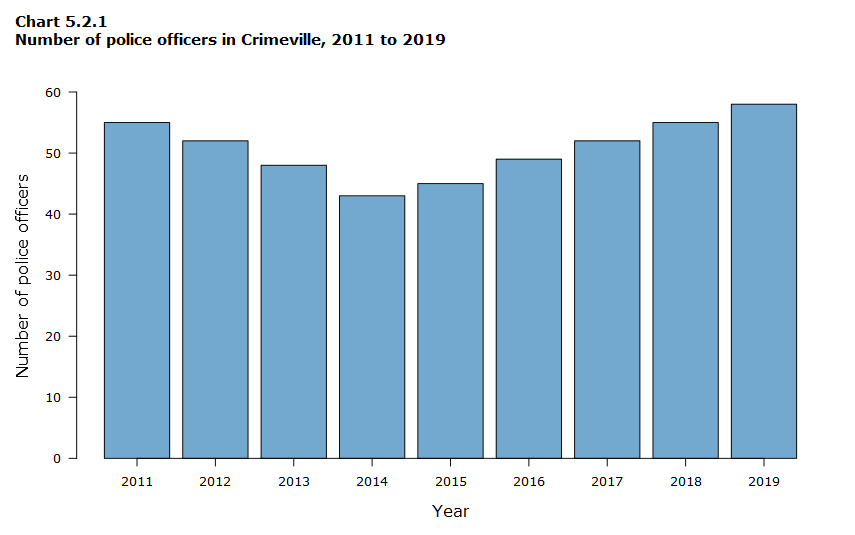
#> input picture bar_charts/avgbar.png, 855 x 535 px; its folder holds only this picture in this run
$ jupyter execute --allow-errors LabelDetection.ipynb
#> lines starting #> are read from the running program, lines starting #| are printed output that depends on the picture; after the words box and inside, x2 and y2 are one past the last pixel; in counts of white or black regions, pixels touching at a corner belong together
#> further down, image is the input picture: shape (535, 855, 3); mean B, G, R 230.1, 215.3, 194.5
# Label Detection

## Axes Detection
This code gives a best estimate of the x and y axis (horizontal and vertical axes) for the plot/chart.

[cell 1]
import cv2, imutils, re, xlsxwriter, json
import matplotlib.pyplot as plt
import numpy as np
import pytesseract
from pathlib import Path
from matplotlib import rcParams
from pytesseract import Output

[cell 2]
# Directory of images to run the code on
img_dir = '../bar_charts'

# Directory to save the output images
save_dir = '../out'

#> (a cell that did not finish here is left out)

### Function to detect x-axis and y-axis for a plot

[cell 4]
def findMaxConsecutiveOnes(nums) -> int:
    count = maxCount = 0

    for i in range(len(nums)):
        if nums[i] == 1:
            count += 1
        else:
            maxCount = max(count, maxCount)
            count = 0

    return max(count, maxCount)

[cell 5]
def detectAxes(filepath, threshold=None, debug=False):
    if filepath is None:
        return None, None

    if threshold is None:
        threshold = 10

    image = cv2.imread(filepath)
    height, width, channels = image.shape

    gray = cv2.cvtColor(image, cv2.COLOR_BGR2GRAY)

    # Get the max-consecutive-ones for eah column in the bw image, and...
    # pick the "first" index that fall in [max - threshold, max + threshold]
    maxConsecutiveOnes = [findMaxConsecutiveOnes(gray[:, idx] < 200) for idx in range(width)]
    start_idx, maxindex, maxcount = 0, 0, max(maxConsecutiveOnes)
    while start_idx < width:
        if abs(maxConsecutiveOnes[start_idx] - maxcount) <= threshold:
            maxindex = start_idx
            break

        start_idx += 1

    yaxis = (maxindex, 0, maxindex, height)

    if debug:
        fig, ax = plt.subplots(1, 2)

        ax[0].imshow(image)

        ax[1].plot(maxConsecutiveOnes, color = 'k')
        ax[1].axhline(y = max(maxConsecutiveOnes) - 10, color = 'r', linestyle = 'dashed')
        ax[1].axhline(y = max(maxConsecutiveOnes) + 10, color = 'r', linestyle = 'dashed')
        ax[1].vlines(x = maxindex, ymin = 0.0, ymax = maxConsecutiveOnes[maxindex], color = 'b', linewidth = 4)

        plt.show()

    # Get the max-consecutive-ones for eah row in the bw image, and...
    # pick the "last" index that fall in [max - threshold, max + threshold]
    maxConsecutiveOnes = [findMaxConsecutiveOnes(gray[idx, :] < 200) for idx in range(height)]
    start_idx, maxindex, maxcount = 0, 0, max(maxConsecutiveOnes)
    while start_idx < height:
        if abs(maxConsecutiveOnes[start_idx] - maxcount) <= threshold:
            maxindex = start_idx

        start_idx += 1

    cv2.line(image, (0, maxindex), (width, maxindex),  (255, 0, 0), 2)
    xaxis = (0, maxindex, width, maxindex)

    if debug:
        rcParams['figure.figsize'] = 15, 8

        fig, ax = plt.subplots(1, 1)
        ax.imshow(image, aspect = 'auto')

    return xaxis, yaxis

### Here we try to get text from the image using pytesseract

[cell 6]
def getTextFromImage(filepath, bw=False, debug=False):
    pytesseract.pytesseract.tesseract_cmd = 'C:/Program Files/Tesseract-OCR/tesseract.exe'

    image_text = []

    image = cv2.imread(filepath)
    height, width, _ = image.shape

    if bw:
        hsv = cv2.cvtColor(image, cv2.COLOR_BGR2HSV)

        # define range of black color in HSV
        lower_val = np.array([0, 0, 0])
        upper_val = np.array([179, 255, 179])

        # Threshold the HSV image to get only black colors
        mask = cv2.inRange(hsv, lower_val, upper_val)

        # Bitwise-AND mask and original image
        res = cv2.bitwise_and(image, image, mask = mask)

        # invert the mask to get black letters on white background
        image = cv2.bitwise_not(mask)

    d = pytesseract.image_to_data(image, config = "-l eng --oem 1 --psm 11", output_type = Output.DICT)
    n_boxes = len(d['text'])

    # Pick only the positive confidence boxes
    for i in range(n_boxes):

        if int(d['conf'][i]) >= 0:

            text = d['text'][i].strip()
            (x, y, w, h) = (d['left'][i], d['top'][i], d['width'][i], d['height'][i])
            image_text.append((d['text'][i], (x, y, w, h)))

    if bw:
        image = cv2.imread(filepath)
        image_text = list(set(image_text))
        white_bg = 255 * np.ones_like(image)

        for text, (textx, texty, w, h) in image_text:
            roi = image[texty:texty + h, textx:textx + w]
            white_bg[texty:texty + h, textx:textx + w] = roi

        image_text = []
        d = pytesseract.image_to_data(white_bg, config = "-l eng --oem 1 --psm 11", output_type = Output.DICT)
        n_boxes = len(d['text'])

        # Pick only the positive confidence boxes
        for i in range(n_boxes):

            if int(d['conf'][i]) >= 0:

                text = d['text'][i].strip()
                (x, y, w, h) = (d['left'][i], d['top'][i], d['width'][i], d['height'][i])
                image_text.append((d['text'][i], (x, y, w, h)))

    # Remove all the duplicates in (text, box) pairs
    return list(set(image_text))

### This function is to calculate the probable x-labels, y-labels and legend text

Here is the logic for the same

1. X-labels

    a. Check only the text boxes which are below the x-axis(, and to the right of y-axis).

    b. Run a line sweep from x-axis to the bottom of the image, and check when the sweeping line intersects with the maximum            number of text boxes.

    c. This maximum intersection gives all the x-labels

2. Y-labels:

    a. Check only the text boxes which are to the left of y-axis(, and to the top of x-axis).

    b. Run a line sweep from left end of the image to the y-axis position, and check when the sweeping line intersects with the        maximum number of text boxes.

    c. This maximum intersection gives all the y-labels


3. Legend text:

    a. Check only the text boxes in the remaining region (right to the y-axis and top of x-axis)

    b. Only Consider text boxes which have non-numeric text

    c. Run the sweeping line algorithm twice now - Once in the x-direction and the second time in the y-direction

    d. The maximum intersections gives all the legend texts.

[cell 7]
# [97 lines left out: function getProbableLabels, not called in this run]

[cell 8]
# [15 lines left out: functions lineIntersectsRectX, lineIntersectsRectY, not called in this run]

[cell 9]
# [27 lines left out: function getTextFromImageArray, not called in this run]

[cell 10]
# [27 lines left out: function maskImageForwardPass, not called in this run]

[cell 11]
def maskImageBackwardPass(filepath, end_idx):
    if path.name.endswith('.png') or path.name.endswith('.jpg') or path.name.endswith('.jpeg'):

        filepath = img_dir + "/" + path.name
        image = cv2.imread(filepath)
        height, width, channels = image.shape

        gray = cv2.cvtColor(image, cv2.COLOR_BGR2GRAY)

        while end_idx > 0:
            if sum(gray[:, end_idx] < 200) == 0:
                break
            else:
                end_idx -= 1

        gray[:, end_idx:width] = 255

        return gray

## Writing to Excel workbook

[cell 12]
# [7 lines left out: function addToExcel, not called in this run]

[cell 13]
# [38 lines left out: function nearbyRectangle, not called in this run]

[cell 14]
# [71 lines left out: function mergeRects, not called in this run]

[cell 15]
# [25 lines left out: function getProbableYLabels, not called in this run]

[cell 16]
workbook = xlsxwriter.Workbook('../results/FigureLabels.xlsx')
# For writing to JSON file.
output_json = '../data/bar_text.json'
labels = {}

#> (the rest of this cell did not finish here and is left out)

#> in detectAxes, `gray = cv2.cvtColor(image, cv2.COLOR_BGR2GRAY)`:
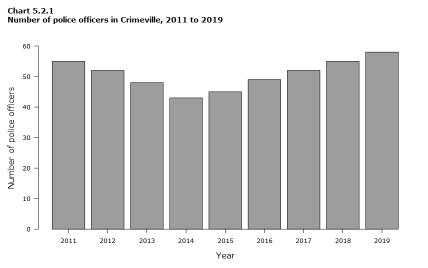
#> gray: shape (535, 855) (shown at 1/2 size); min 0, max 255, mean 210.6
#> the loop in detectAxes, `while start_idx < width:` made 77 passes
#> in detectAxes, `cv2.line(image, (0, maxindex), (width, maxindex),  (255, 0, 0), 2)`:
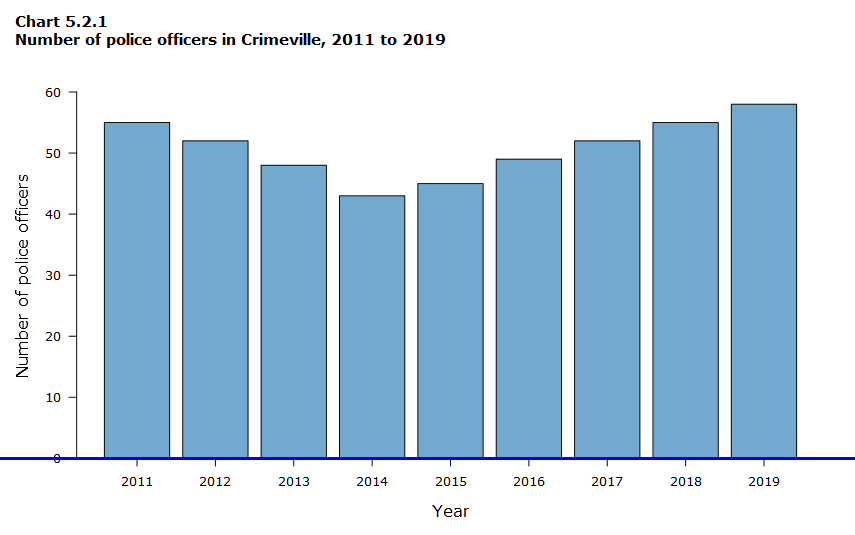
#> image: shape (535, 855, 3); 0.56% of pixels changed, all inside (x1, y1, x2, y2) = (0, 457, 855, 460)
#> the loop `for (x1, y1, x2, y2) in [xaxis]:` made 1 pass
#> (x1, y1, x2, y2) on pass 1: (0, 458, 855, 458)
#> the loop `for (x1, y1, x2, y2) in [yaxis]:` made 1 pass
#> (x1, y1, x2, y2) on pass 1: (76, 0, 76, 535)
        y_text, y_labels = [], []

        for (x1, y1, x2, y2) in [xaxis]:
            xaxis = (x1, y1, x2, y2)

        for (x1, y1, x2, y2) in [yaxis]:
            yaxis = (x1, y1, x2, y2)

        rcParams['figure.figsize'] = 15, 4
        fig, ax = plt.subplots(1, 3)

        # Make a backward pass to skip the ticks
        gray = maskImageBackwardPass(filepath, yaxis[0])
#| number of contours:  0

        # Processing the image so that the contours are drawn to labels and text
        ret, thresh = cv2.threshold(gray, 0, 255,cv2.THRESH_OTSU | cv2.THRESH_BINARY_INV)
        rect_kernel = cv2.getStructuringElement(cv2.MORPH_RECT, (1, 15))
        thresh = cv2.dilate(thresh, rect_kernel, iterations = 1)
        rect_kernel = cv2.getStructuringElement(cv2.MORPH_RECT, (5, 1))
        thresh = cv2.dilate(thresh, rect_kernel, iterations = 1)

        contours = cv2.findContours(thresh, cv2.RETR_EXTERNAL, cv2.CHAIN_APPROX_SIMPLE)
        contours = contours[0] if len(contours) == 2 else contours[1]
        rects = [cv2.boundingRect(contour) for contour in contours]
        print("number of contours: ", len(contours))

        image_text = getTextFromImage(filepath, bw=True)
#> in getTextFromImage, `mask = cv2.inRange(hsv, lower_val, upper_val)`:
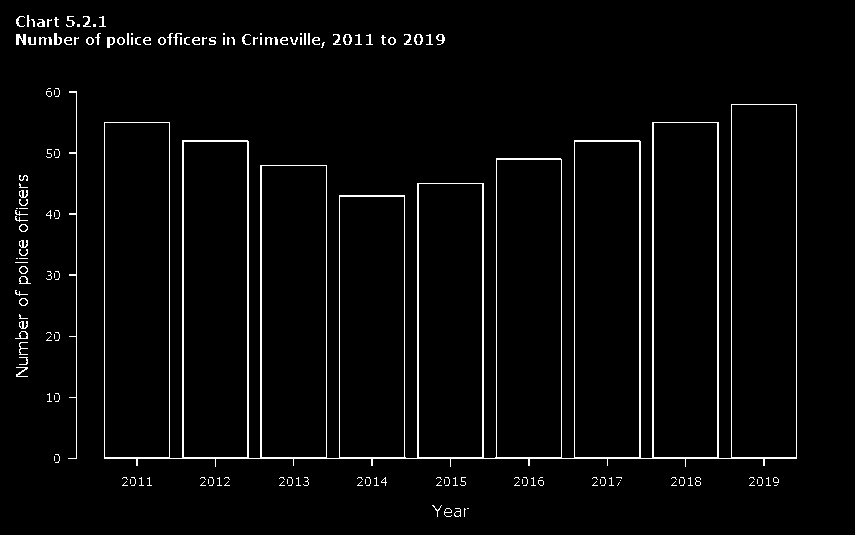
#> mask: shape (535, 855); 3.1% white in thin lines or dots, all inside (x1, y1, x2, y2) = (15, 15, 797, 517)
#> in getTextFromImage, `res = cv2.bitwise_and(image, image, mask = mask)`:
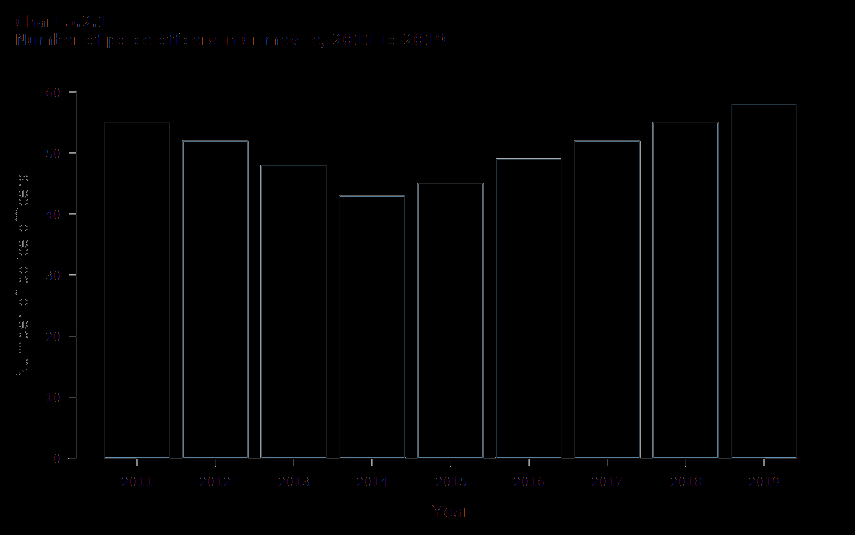
#> res: shape (535, 855, 3); mean B, G, R 2.2, 1.9, 1.7
        image, y_labels = getProbableYLabels(image, rects, xaxis, yaxis)
        white_bg = 255 * np.ones_like(gray.copy())

        for (textx, texty, w, h) in y_labels:
            roi = gray[texty:texty + h, textx:textx + w]
            white_bg[texty:texty + h, textx:textx + w] = roi

        # Get y-labels
        y_labels_list = getTextFromImageArray(white_bg, 'y-labels')
        ax[0].imshow(white_bg, aspect = 'auto')

        # Sort bounding rects by y coordinate
        def getYFromRect(item):
            return item[1][1]

        # Whiten y-labels and get y-text
        y_labels_list.sort(key = getYFromRect)
        y_labels = []
        for text, (textx, texty, w, h) in y_labels_list:
            roi = 255 * np.ones_like(gray[texty:texty + h, textx:textx + w])
            gray[texty:texty + h, textx:textx + w] = roi
            y_labels.append(text)

        y_text_list = getTextFromImageArray(gray, 'y-text')

        # Sort bounding rects by x coordinate
        def getXFromRect(item):
            return item[1][0]

        y_text_list.sort(key = getXFromRect)
        for text, (textx, texty, w, h) in y_text_list:
            y_text.append(text)

        # Get the remaining: x-labels and legends
        image_text = getTextFromImage(filepath, bw=True)
        image, x_labels, _, legends = getProbableLabels(image, image_text, xaxis, yaxis)

        # Write to Excel
        worksheet = workbook.add_worksheet()
        addToExcel("x-labels", x_labels, 1)
        addToExcel("y-text", y_text, 2)
        addToExcel("y-labels", y_labels, 3)
        addToExcel("legends", legends, 4)

        # Print the output here!
        print("file name    :  ", path.name)
        print("x-labels     :  ", x_labels)
        print("y-text       :  ", y_text)
        print("y-labels     :  ", y_labels)
        print("legends      :  ", legends, end = "\n\n")

        for (x1, y1, x2, y2) in [xaxis]:
            cv2.line(image, (x1, y1), (x2, y2),  (0, 0, 255), 2)

        for (x1, y1, x2, y2) in [yaxis]:
            cv2.line(image, (x1, y1), (x2, y2), (0, 255, 0), 2)

        for text, (textx, texty, w, h) in y_labels_list:
            cv2.rectangle(image, (textx, texty), (textx + w, texty + h), (255, 0, 255), 2)

        ax[1].imshow(gray, aspect = 'auto')
        ax[2].imshow(image, aspect = 'auto')

        # Insert the image
        worksheet.insert_image('B8', filepath)

        # JSON file
        labels[path.name] = []
        for text, (textx, texty, w, h) in y_text_list:
            labels[path.name].append([text, [textx, texty, w, h]])
        for text, (textx, texty, w, h) in y_labels_list:
            labels[path.name].append([text, [textx, texty, w, h]])


# Close the excel workbook!
workbook.close()

# Write the bounding boxes to a JSON file
with open(output_json, 'w') as json_file:
    json.dump(labels, json_file)

$ run again, on bar_charts/avgbar2.png
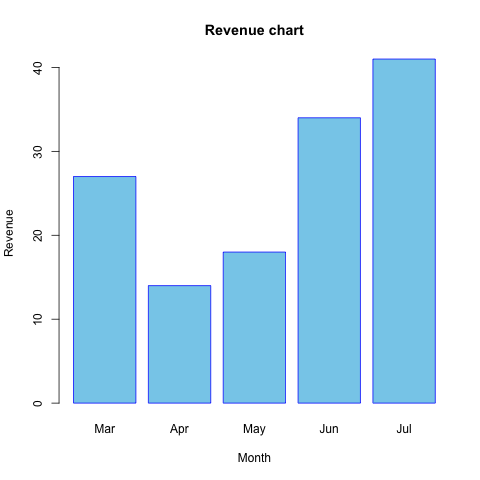
#> input picture bar_charts/avgbar2.png, 480 x 480 px
#> image is the input picture: shape (480, 480, 3); mean B, G, R 246, 233.1, 210
#> the loop in detectAxes, `while start_idx < width:` made 59 passes
#> in detectAxes, `cv2.line(image, (0, maxindex), (width, maxindex),  (255, 0, 0), 2)`:
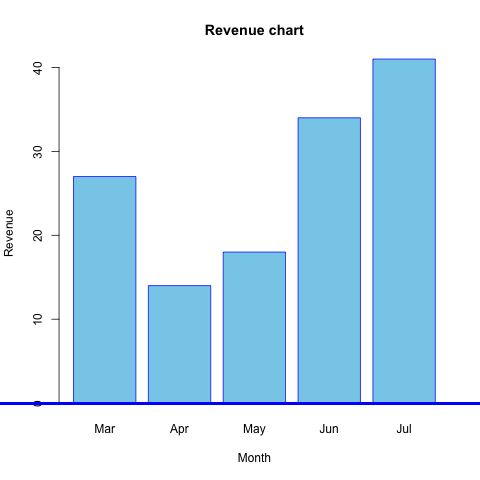
#> image: shape (480, 480, 3); 0.62% of pixels changed, all inside (x1, y1, x2, y2) = (0, 402, 480, 405)
#> the loop `for (x1, y1, x2, y2) in [xaxis]:` made 1 pass
#> (x1, y1, x2, y2) on pass 1: (0, 403, 480, 403)
#> the loop `for (x1, y1, x2, y2) in [yaxis]:` made 1 pass
#> (x1, y1, x2, y2) on pass 1: (58, 0, 58, 480)
#| number of contours:  6
#> hsv: shape (480, 480, 3); mean H, S, V 31.6, 39.6, 246
#> in getTextFromImage, `mask = cv2.inRange(hsv, lower_val, upper_val)`:
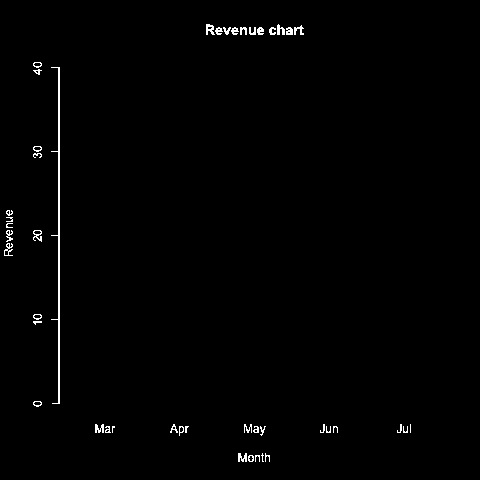
#> mask: shape (480, 480); 0.9% white in thin lines or dots, all inside (x1, y1, x2, y2) = (4, 24, 411, 462)

$ run again, on bar_charts/bar.png
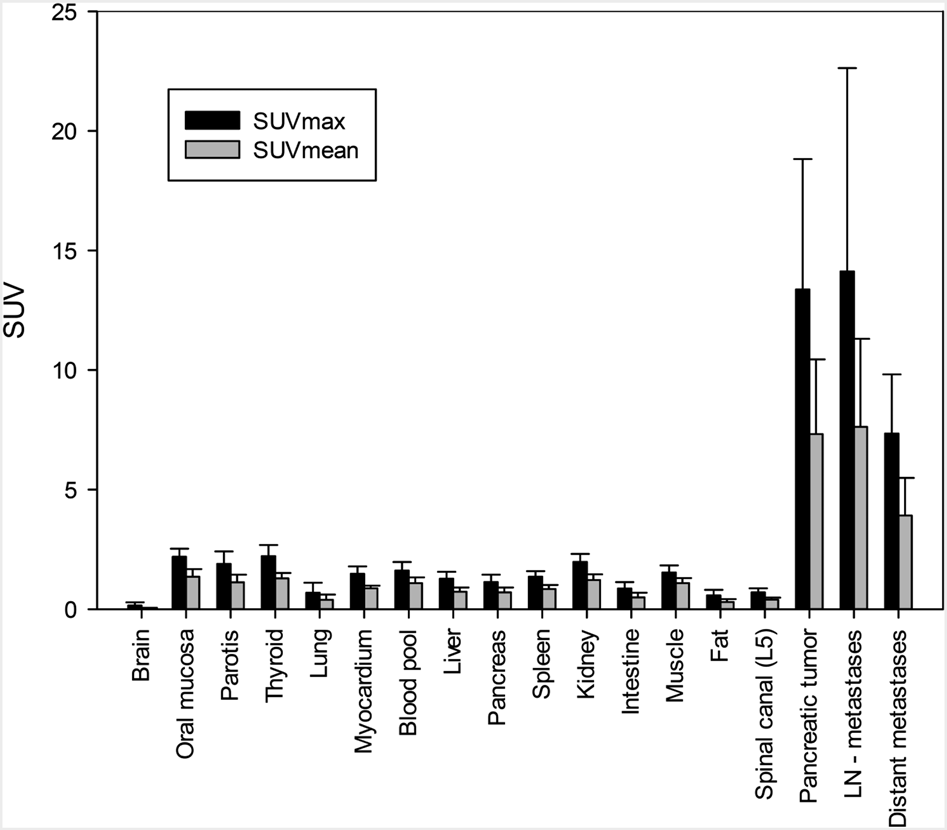
#> input picture bar_charts/bar.png, 947 x 830 px
#> image is the input picture: shape (830, 947, 3); min 0, max 255, mean 239.2
#> the loop in detectAxes, `while start_idx < width:` made 97 passes
#> in detectAxes, `cv2.line(image, (0, maxindex), (width, maxindex),  (255, 0, 0), 2)`:
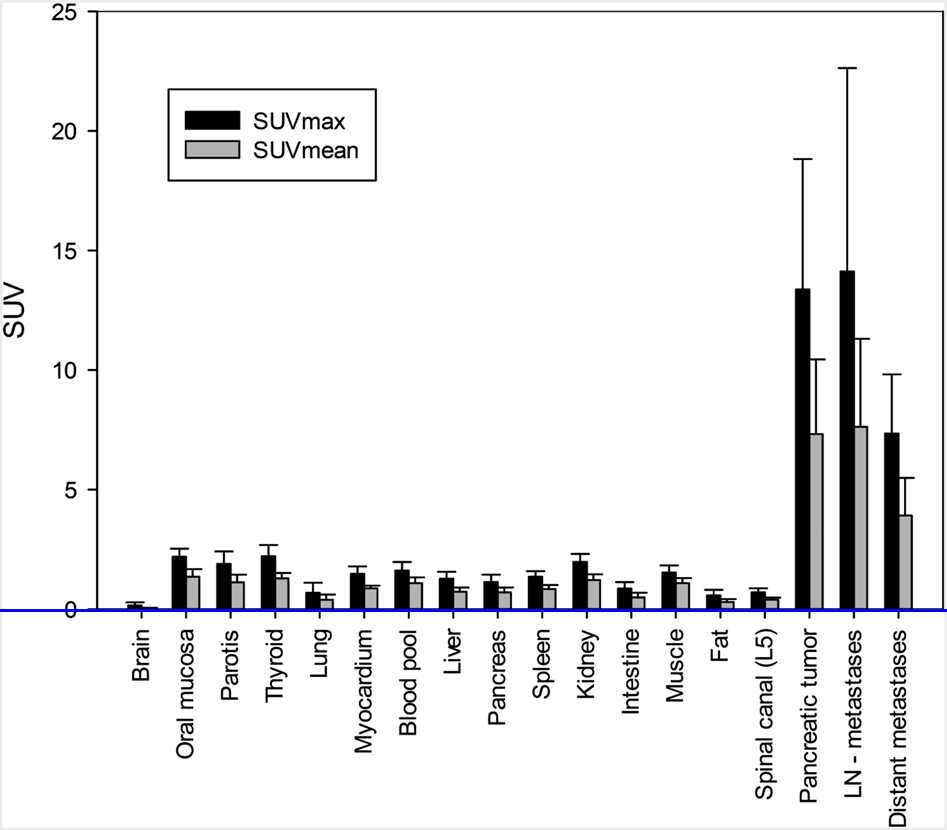
#> image: shape (830, 947, 3); 0.36% of pixels changed, all inside (x1, y1, x2, y2) = (0, 609, 947, 612)
#> the loop `for (x1, y1, x2, y2) in [xaxis]:` made 1 pass
#> (x1, y1, x2, y2) on pass 1: (0, 610, 947, 610)
#> the loop `for (x1, y1, x2, y2) in [yaxis]:` made 1 pass
#> (x1, y1, x2, y2) on pass 1: (96, 0, 96, 830)
#| number of contours:  9
#> hsv: shape (830, 947, 3); mean H, S, V 0, 0, 239.2
#> mask: shape (830, 947); 7.3% white; 190 white regions (12 under 20 px), largest, box (x1, y1, x2, y2) and area: (87, 10, 944, 619) 33401, (167, 88, 377, 182) 1696, (812, 437, 820, 606) 1352
#> in getTextFromImage, `res = cv2.bitwise_and(image, image, mask = mask)`:
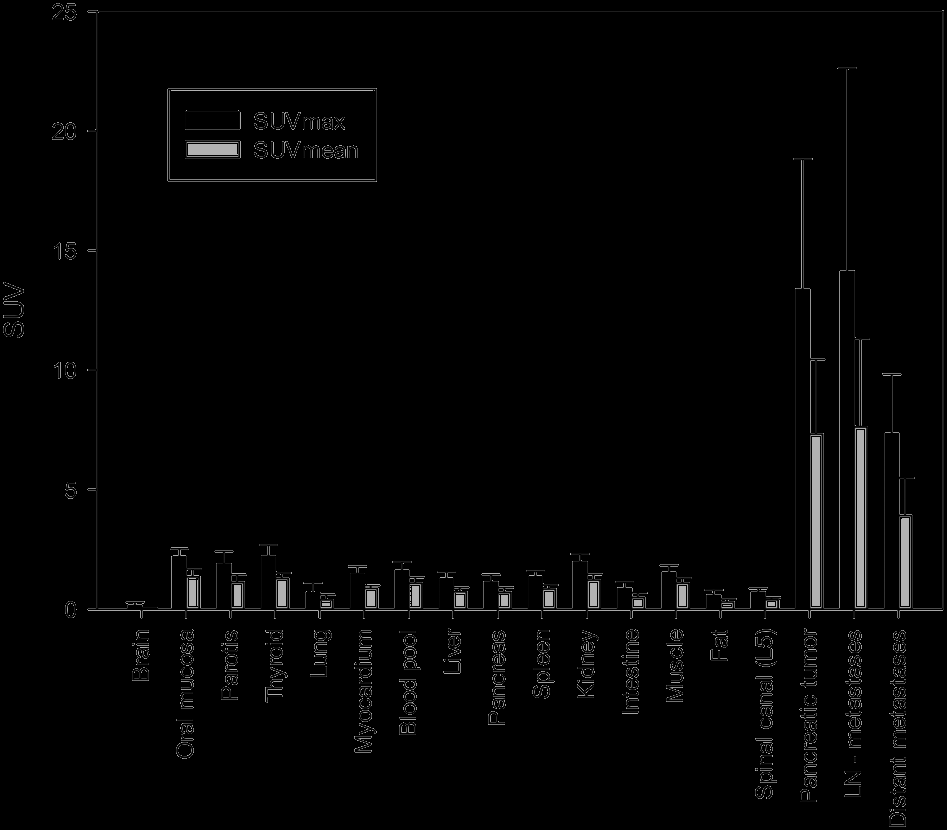
#> res: shape (830, 947, 3); min 0, max 179, mean 3.8
